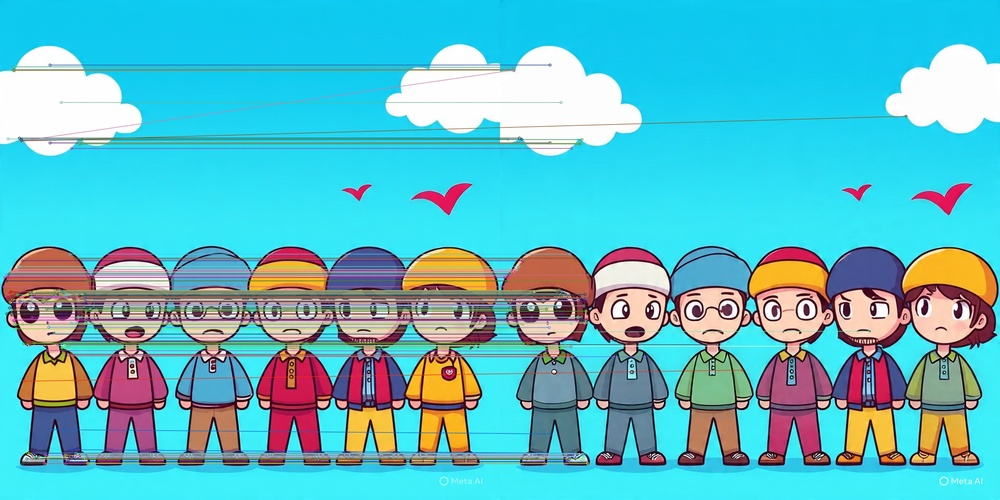
#> input picture outputs/image_matches.jpg, 1000 x 500 px, shrunk from 2560 x 1280 before the run
$ python main.py --img1 outputs/image_matches.jpg --video outputs/image_matches.jpg
#> lines starting #> are read from the running program, lines starting #| are printed output that depends on the picture
#!/usr/bin/env python3
"""
main.py

SIFT feature detection + matching between two images,
and optional comparison of a query image against every frame of a video.

Outputs:
 - outputs/image_matches.jpg      (drawn keypoint matches between two images)
 - outputs/video_matches.mp4      (video with per-frame match annotations, if --video is used)

Usage examples:
 - Compare two images:
    python main.py --img1 images/query.jpg --img2 images/target.jpg

 - Compare image against video frames:
    python main.py --img1 images/query.jpg --video videos/input.mp4

 - Do both (image match + video processing):
    python main.py --img1 images/query.jpg --img2 images/target.jpg --video videos/input.mp4
"""

import argparse
import os
from typing import Tuple, List

import cv2
import numpy as np
import matplotlib.pyplot as plt

# ---------------------------
# Utility functions
# ---------------------------

def ensure_dir(path: str):
    os.makedirs(path, exist_ok=True)

def load_image_gray(path: str) -> np.ndarray:
    img = cv2.imread(path, cv2.IMREAD_COLOR)
    if img is None:
        raise FileNotFoundError(f"Cannot load image: {path}")
    gray = cv2.cvtColor(img, cv2.COLOR_BGR2GRAY)
    return gray

# ---------------------------
# SIFT matching functions
# ---------------------------

def compute_sift_keypoints_and_descriptors(gray: np.ndarray):
    """Return keypoints, descriptors using SIFT."""
    sift = cv2.SIFT_create()
    keypoints, descriptors = sift.detectAndCompute(gray, None)
    return keypoints, descriptors

def match_descriptors(desc1, desc2, ratio_test=0.75):
    """
    Use FLANN-based matcher + Lowe's ratio test (typical for SIFT).
    Returns list of good matches (cv2.DMatch objects).
    """
    if desc1 is None or desc2 is None:
        return []

    # FLANN parameters for SIFT (floating point descriptors)
    index_params = dict(algorithm=1, trees=5)  # KDTree
    search_params = dict(checks=50)
    flann = cv2.FlannBasedMatcher(index_params, search_params)

    # knnMatch returns list of lists (k=2)
    knn_matches = flann.knnMatch(desc1, desc2, k=2)
    good_matches = []
    for m_n in knn_matches:
        if len(m_n) != 2:
            continue
        m, n = m_n
        if m.distance < ratio_test * n.distance:
            good_matches.append(m)
    return good_matches

def draw_matches(img1_color, kp1, img2_color, kp2, matches, max_display=50):
    """Return an image visualizing matches (cv2.drawMatches)."""
    # limit number of matches drawn for readability
    matches_to_draw = matches[:max_display]
    out = cv2.drawMatches(
        img1_color, kp1,
        img2_color, kp2,
        matches_to_draw, None,
        flags=cv2.DrawMatchesFlags_NOT_DRAW_SINGLE_POINTS
    )
    return out

# ---------------------------
# Image vs Image routine
# ---------------------------

def process_image_pair(img1_path: str, img2_path: str, out_path: str):
    print(f"[INFO] Loading images: '{img1_path}' and '{img2_path}'")
    img1_color = cv2.imread(img1_path, cv2.IMREAD_COLOR)
    img2_color = cv2.imread(img2_path, cv2.IMREAD_COLOR)
    if img1_color is None or img2_color is None:
        raise FileNotFoundError("One of the images could not be loaded. Check your paths.")

    gray1 = cv2.cvtColor(img1_color, cv2.COLOR_BGR2GRAY)
    gray2 = cv2.cvtColor(img2_color, cv2.COLOR_BGR2GRAY)

    kp1, desc1 = compute_sift_keypoints_and_descriptors(gray1)
    kp2, desc2 = compute_sift_keypoints_and_descriptors(gray2)
    print(f"[INFO] Detected {len(kp1)} and {len(kp2)} keypoints respectively.")

    good_matches = match_descriptors(desc1, desc2)
    print(f"[INFO] {len(good_matches)} good matches found (after ratio test).")

    matched_img = draw_matches(img1_color, kp1, img2_color, kp2, good_matches, max_display=200)

    ensure_dir(os.path.dirname(out_path) or ".")
    cv2.imwrite(out_path, matched_img)
    print(f"[INFO] Match visualization saved to: {out_path}")

# ---------------------------
# Image vs Video routine
# ---------------------------

def process_video_with_query_image(query_img_path: str, video_path: str, out_video_path: str, display: bool = False):
    """
    For each frame in the input video:
      - compute SIFT keypoints & descriptors
      - match them with the query image descriptors
      - annotate the frame with the number of good matches and draw a small match preview
    Save annotated frames to out_video_path.
    """
#> called with query_img_path = 'outputs/image_matches.jpg', video_path = 'outputs/image_matches.jpg', out_video_path = 'outputs/video_matches.mp4', display = False
    print(f"[INFO] Loading query image: {query_img_path}")
    query_color = cv2.imread(query_img_path, cv2.IMREAD_COLOR)
#> query_color is the input picture: shape (500, 1000, 3); mean B, G, R 198.5, 186.7, 92.4
    if query_color is None:
        raise FileNotFoundError(f"Cannot load query image: {query_img_path}")
    query_gray = cv2.cvtColor(query_color, cv2.COLOR_BGR2GRAY)
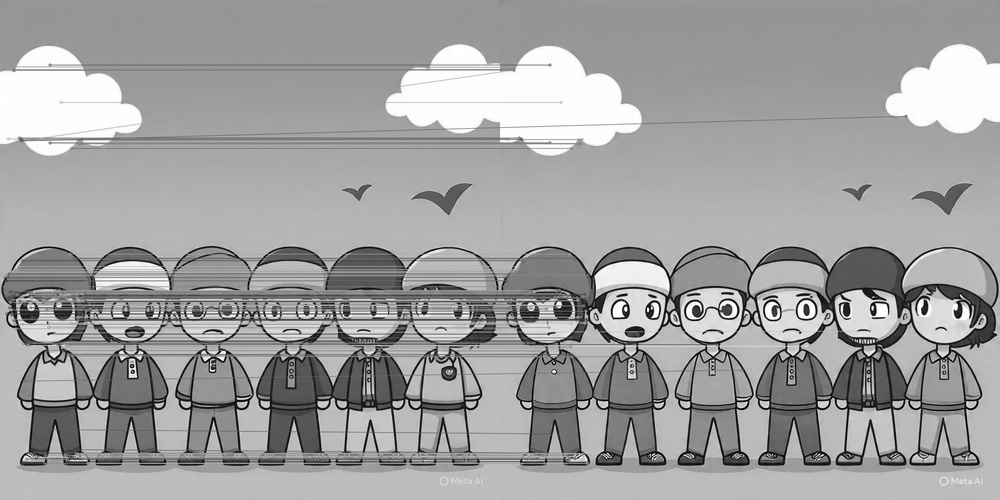
#> query_gray: shape (500, 1000); min 0, max 255, mean 159.9
    kp_q, desc_q = compute_sift_keypoints_and_descriptors(query_gray)
#> in compute_sift_keypoints_and_descriptors, `keypoints, descriptors = sift.detectAndCompute(gray, None)`: keypoints = 1916 keypoints; strongest (x, y, size): (626, 309, 2.3), (958, 314, 5.6), (924, 310, 4.8), (806, 310, 4.8)
#> kp_q has the same summary as keypoints in compute_sift_keypoints_and_descriptors
    print(f"[INFO] Query keypoints: {len(kp_q)}")
#| [INFO] Query keypoints: 1916

    cap = cv2.VideoCapture(video_path)
    if not cap.isOpened():
        raise FileNotFoundError(f"Cannot open video: {video_path}")

    fps = cap.get(cv2.CAP_PROP_FPS) or 25.0
    w = int(cap.get(cv2.CAP_PROP_FRAME_WIDTH))
    h = int(cap.get(cv2.CAP_PROP_FRAME_HEIGHT))

    fourcc = cv2.VideoWriter_fourcc(*"mp4v")
    ensure_dir(os.path.dirname(out_video_path) or ".")
    out = cv2.VideoWriter(out_video_path, fourcc, fps, (w, h))

    frame_idx = 0
    while True:
        ret, frame = cap.read()
        if not ret:
            break
        frame_gray = cv2.cvtColor(frame, cv2.COLOR_BGR2GRAY)
        kp_f, desc_f = compute_sift_keypoints_and_descriptors(frame_gray)
#> kp_f has the same summary as keypoints in compute_sift_keypoints_and_descriptors
        good_matches = match_descriptors(desc_q, desc_f)
#> in match_descriptors, `knn_matches = flann.knnMatch(desc1, desc2, k=2)`: knn_matches = 1916 matches
#> good_matches = 1916 matches

        # Draw a small inset with matches between query and current frame (downscale for speed)
        # Prepare images for small match visualization
        thumbnail_query = cv2.resize(query_color, (0,0), fx=0.25, fy=0.25)
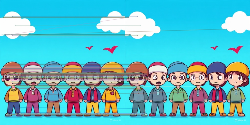
#> thumbnail_query: shape (125, 250, 3); mean B, G, R 198.9, 187.1, 92.8
        thumbnail_frame = cv2.resize(frame, (0,0), fx=0.25, fy=0.25)
        # Need to recompute keypoints/descriptors for thumbnails OR we can just show text & count
        # For simplicity, show match count and draw query thumbnail on corner
        overlay = frame.copy()
        # Paste the thumbnail at top-left
        th_h, th_w = thumbnail_query.shape[:2]
#> th_h = 125; th_w = 250
        overlay[5:5+th_h, 5:5+th_w] = thumbnail_query

        # Annotate number of matches
        cv2.putText(overlay, f"Good matches: {len(good_matches)}", (10, 10 + th_h + 30),
                    cv2.FONT_HERSHEY_SIMPLEX, 0.8, (0,255,0), 2)
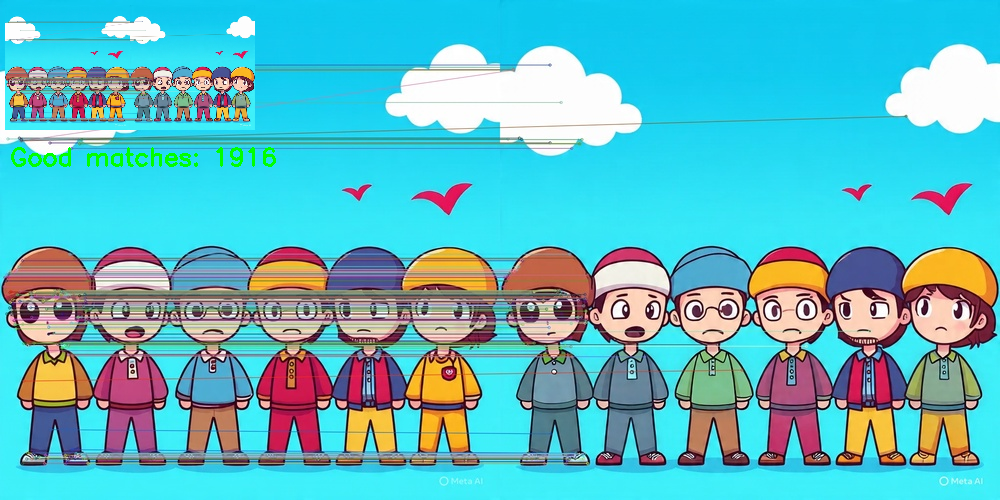
#> overlay: shape (500, 1000, 3); mean B, G, R 195.1, 185.1, 92.9

        out.write(overlay)

        if display:
            cv2.imshow("Matches (frame)", overlay)
            key = cv2.waitKey(1)
            if key == 27:
                break

        if frame_idx % 50 == 0:
            print(f"[INFO] Processed frame {frame_idx}, good matches: {len(good_matches)}")
#| [INFO] Processed frame 0, good matches: 1916
        frame_idx += 1

    cap.release()
    out.release()
    if display:
        cv2.destroyAllWindows()
    print(f"[INFO] Video with match annotations saved to: {out_video_path}")

# ---------------------------
# Argument parsing & main
# ---------------------------

def parse_args():
    parser = argparse.ArgumentParser(description="SIFT matching: image-image and image-video")
    parser.add_argument("--img1", required=True, help="Path to query image (e.g., images/query.jpg)")
    parser.add_argument("--img2", required=False, help="Path to second image to match (e.g., images/target.jpg)")
    parser.add_argument("--video", required=False, help="Path to video file to compare frames with query image")
    parser.add_argument("--out_image", default="outputs/image_matches.jpg", help="Output path for image match visualization")
    parser.add_argument("--out_video", default="outputs/video_matches.mp4", help="Output path for annotated video")
    parser.add_argument("--display", action="store_true", help="Display frames in a window while processing video (press ESC to stop)")
    return parser.parse_args()

def main():
    args = parse_args()
    ensure_dir("outputs")

    if args.img2:
        process_image_pair(args.img1, args.img2, args.out_image)

    if args.video:
        process_video_with_query_image(args.img1, args.video, args.out_video, display=args.display)

    if not args.img2 and not args.video:
        print("[INFO] No --img2 or --video provided; nothing processed. Provide at least one.")

if __name__ == "__main__":
    main()
